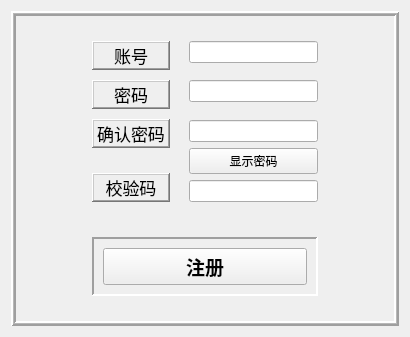
<?xml version="1.0" encoding="UTF-8"?>
<ui version="4.0">
 <class>RegisterWindow</class>
 <widget class="QWidget" name="RegisterWindow">
  <property name="geometry">
   <rect>
    <x>0</x>
    <y>0</y>
    <width>410</width>
    <height>337</height>
   </rect>
  </property>
  <property name="windowTitle">
   <string>Form</string>
  </property>
  <layout class="QGridLayout" name="gridLayout">
   <item row="0" column="0">
    <widget class="QFrame" name="frame">
     <property name="frameShape">
      <enum>QFrame::Box</enum>
     </property>
     <property name="frameShadow">
      <enum>QFrame::Raised</enum>
     </property>
     <property name="lineWidth">
      <number>2</number>
     </property>
     <property name="midLineWidth">
      <number>1</number>
     </property>
     <layout class="QGridLayout" name="gridLayout_3">
      <item row="0" column="0">
       <layout class="QHBoxLayout" name="horizontalLayout_2">
        <item>
         <spacer name="horizontalSpacer_2">
          <property name="orientation">
           <enum>Qt::Horizontal</enum>
          </property>
          <property name="sizeHint" stdset="0">
           <size>
            <width>40</width>
            <height>20</height>
           </size>
          </property>
         </spacer>
        </item>
        <item>
         <layout class="QVBoxLayout" name="verticalLayout_4">
          <item>
           <spacer name="verticalSpacer_12">
            <property name="orientation">
             <enum>Qt::Vertical</enum>
            </property>
            <property name="sizeHint" stdset="0">
             <size>
              <width>20</width>
              <height>40</height>
             </size>
            </property>
           </spacer>
          </item>
          <item>
           <layout class="QVBoxLayout" name="verticalLayout_3">
            <item>
             <layout class="QHBoxLayout" name="horizontalLayout" stretch="6,1,10">
              <item>
               <layout class="QVBoxLayout" name="verticalLayout_2" stretch="1,1,1,1,1,5,1">
                <item>
                 <widget class="QLabel" name="label">
                  <property name="font">
                   <font>
                    <pointsize>13</pointsize>
                   </font>
                  </property>
                  <property name="layoutDirection">
                   <enum>Qt::LeftToRight</enum>
                  </property>
                  <property name="frameShape">
                   <enum>QFrame::WinPanel</enum>
                  </property>
                  <property name="frameShadow">
                   <enum>QFrame::Raised</enum>
                  </property>
                  <property name="midLineWidth">
                   <number>1</number>
                  </property>
                  <property name="text">
                   <string>账号</string>
                  </property>
                  <property name="alignment">
                   <set>Qt::AlignCenter</set>
                  </property>
                 </widget>
                </item>
                <item>
                 <spacer name="verticalSpacer_6">
                  <property name="orientation">
                   <enum>Qt::Vertical</enum>
                  </property>
                  <property name="sizeHint" stdset="0">
                   <size>
                    <width>48</width>
                    <height>13</height>
                   </size>
                  </property>
                 </spacer>
                </item>
                <item>
                 <widget class="QLabel" name="label_2">
                  <property name="font">
                   <font>
                    <pointsize>13</pointsize>
                   </font>
                  </property>
                  <property name="layoutDirection">
                   <enum>Qt::LeftToRight</enum>
                  </property>
                  <property name="frameShape">
                   <enum>QFrame::WinPanel</enum>
                  </property>
                  <property name="frameShadow">
                   <enum>QFrame::Raised</enum>
                  </property>
                  <property name="midLineWidth">
                   <number>1</number>
                  </property>
                  <property name="text">
                   <string>密码</string>
                  </property>
                  <property name="alignment">
                   <set>Qt::AlignCenter</set>
                  </property>
                 </widget>
                </item>
                <item>
                 <spacer name="verticalSpacer_7">
                  <property name="orientation">
                   <enum>Qt::Vertical</enum>
                  </property>
                  <property name="sizeHint" stdset="0">
                   <size>
                    <width>48</width>
                    <height>13</height>
                   </size>
                  </property>
                 </spacer>
                </item>
                <item>
                 <widget class="QLabel" name="label_3">
                  <property name="font">
                   <font>
                    <pointsize>13</pointsize>
                   </font>
                  </property>
                  <property name="layoutDirection">
                   <enum>Qt::LeftToRight</enum>
                  </property>
                  <property name="frameShape">
                   <enum>QFrame::WinPanel</enum>
                  </property>
                  <property name="frameShadow">
                   <enum>QFrame::Raised</enum>
                  </property>
                  <property name="midLineWidth">
                   <number>1</number>
                  </property>
                  <property name="text">
                   <string>确认密码</string>
                  </property>
                  <property name="alignment">
                   <set>Qt::AlignCenter</set>
                  </property>
                 </widget>
                </item>
                <item>
                 <spacer name="verticalSpacer_9">
                  <property name="orientation">
                   <enum>Qt::Vertical</enum>
                  </property>
                  <property name="sizeHint" stdset="0">
                   <size>
                    <width>48</width>
                    <height>13</height>
                   </size>
                  </property>
                 </spacer>
                </item>
                <item>
                 <widget class="QLabel" name="label_7">
                  <property name="font">
                   <font>
                    <pointsize>13</pointsize>
                   </font>
                  </property>
                  <property name="layoutDirection">
                   <enum>Qt::LeftToRight</enum>
                  </property>
                  <property name="frameShape">
                   <enum>QFrame::WinPanel</enum>
                  </property>
                  <property name="frameShadow">
                   <enum>QFrame::Raised</enum>
                  </property>
                  <property name="midLineWidth">
                   <number>1</number>
                  </property>
                  <property name="text">
                   <string>校验码</string>
                  </property>
                  <property name="alignment">
                   <set>Qt::AlignCenter</set>
                  </property>
                 </widget>
                </item>
               </layout>
              </item>
              <item>
               <spacer name="horizontalSpacer">
                <property name="orientation">
                 <enum>Qt::Horizontal</enum>
                </property>
                <property name="sizeHint" stdset="0">
                 <size>
                  <width>40</width>
                  <height>20</height>
                 </size>
                </property>
               </spacer>
              </item>
              <item>
               <layout class="QVBoxLayout" name="verticalLayout">
                <item>
                 <widget class="QLineEdit" name="lineEdit"/>
                </item>
                <item>
                 <spacer name="verticalSpacer">
                  <property name="orientation">
                   <enum>Qt::Vertical</enum>
                  </property>
                  <property name="sizeHint" stdset="0">
                   <size>
                    <width>48</width>
                    <height>13</height>
                   </size>
                  </property>
                 </spacer>
                </item>
                <item>
                 <widget class="QLineEdit" name="lineEdit_2"/>
                </item>
                <item>
                 <spacer name="verticalSpacer_2">
                  <property name="orientation">
                   <enum>Qt::Vertical</enum>
                  </property>
                  <property name="sizeHint" stdset="0">
                   <size>
                    <width>48</width>
                    <height>13</height>
                   </size>
                  </property>
                 </spacer>
                </item>
                <item>
                 <widget class="QLineEdit" name="lineEdit_3"/>
                </item>
                <item>
                 <widget class="QPushButton" name="pushButton_2">
                  <property name="text">
                   <string>显示密码</string>
                  </property>
                 </widget>
                </item>
                <item>
                 <widget class="QLineEdit" name="lineEdit_7"/>
                </item>
               </layout>
              </item>
             </layout>
            </item>
            <item>
             <spacer name="verticalSpacer_11">
              <property name="orientation">
               <enum>Qt::Vertical</enum>
              </property>
              <property name="sizeHint" stdset="0">
               <size>
                <width>20</width>
                <height>40</height>
               </size>
              </property>
             </spacer>
            </item>
            <item>
             <widget class="QFrame" name="frame_2">
              <property name="frameShape">
               <enum>QFrame::Panel</enum>
              </property>
              <property name="frameShadow">
               <enum>QFrame::Sunken</enum>
              </property>
              <property name="lineWidth">
               <number>2</number>
              </property>
              <property name="midLineWidth">
               <number>1</number>
              </property>
              <layout class="QGridLayout" name="gridLayout_2">
               <item row="0" column="0">
                <widget class="QPushButton" name="pushButton">
                 <property name="sizePolicy">
                  <sizepolicy hsizetype="Minimum" vsizetype="Minimum">
                   <horstretch>0</horstretch>
                   <verstretch>0</verstretch>
                  </sizepolicy>
                 </property>
                 <property name="font">
                  <font>
                   <family>Microsoft YaHei UI Light</family>
                   <pointsize>14</pointsize>
                   <bold>true</bold>
                   <kerning>true</kerning>
                  </font>
                 </property>
                 <property name="text">
                  <string>注册</string>
                 </property>
                </widget>
               </item>
              </layout>
             </widget>
            </item>
           </layout>
          </item>
          <item>
           <spacer name="verticalSpacer_13">
            <property name="orientation">
             <enum>Qt::Vertical</enum>
            </property>
            <property name="sizeHint" stdset="0">
             <size>
              <width>20</width>
              <height>40</height>
             </size>
            </property>
           </spacer>
          </item>
         </layout>
        </item>
        <item>
         <spacer name="horizontalSpacer_3">
          <property name="orientation">
           <enum>Qt::Horizontal</enum>
          </property>
          <property name="sizeHint" stdset="0">
           <size>
            <width>40</width>
            <height>20</height>
           </size>
          </property>
         </spacer>
        </item>
       </layout>
      </item>
     </layout>
    </widget>
   </item>
  </layout>
 </widget>
 <resources/>
 <connections/>
</ui>
